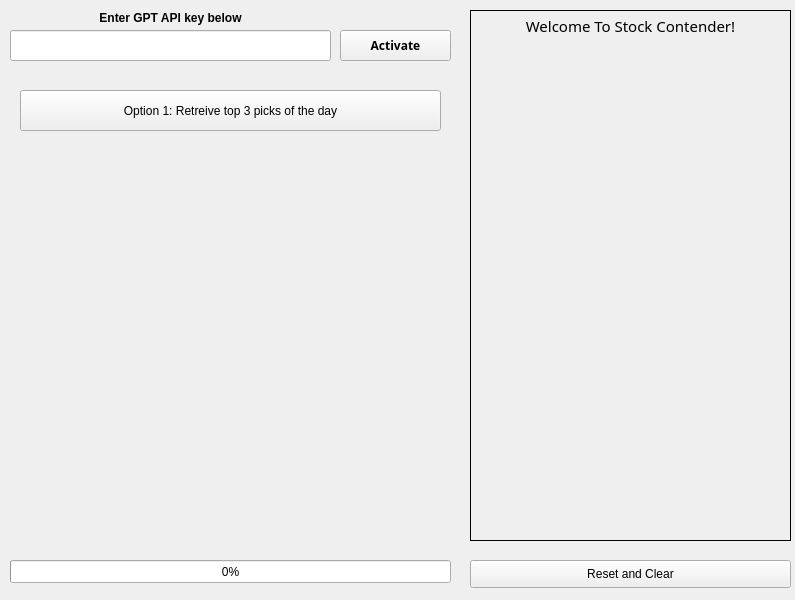
<?xml version="1.0" encoding="UTF-8"?>
<ui version="4.0">
 <class>MainWindow</class>
 <widget class="QMainWindow" name="MainWindow">
  <property name="geometry">
   <rect>
    <x>0</x>
    <y>0</y>
    <width>795</width>
    <height>600</height>
   </rect>
  </property>
  <property name="windowTitle">
   <string>MainWindow</string>
  </property>
  <property name="windowIcon">
   <iconset resource="resources/resources.qrc">
    <normaloff>:/app_icon/icons/app_icon.svg</normaloff>:/app_icon/icons/app_icon.svg</iconset>
  </property>
  <property name="iconSize">
   <size>
    <width>256</width>
    <height>256</height>
   </size>
  </property>
  <widget class="QWidget" name="centralwidget">
   <widget class="QWidget" name="api_input_widget" native="true">
    <property name="geometry">
     <rect>
      <x>0</x>
      <y>0</y>
      <width>461</width>
      <height>71</height>
     </rect>
    </property>
    <widget class="QPushButton" name="pushButton">
     <property name="geometry">
      <rect>
       <x>340</x>
       <y>30</y>
       <width>111</width>
       <height>31</height>
      </rect>
     </property>
     <property name="font">
      <font>
       <family>Myanmar Text</family>
       <weight>75</weight>
       <bold>true</bold>
      </font>
     </property>
     <property name="text">
      <string>Activate</string>
     </property>
    </widget>
    <widget class="QLineEdit" name="lineEdit">
     <property name="geometry">
      <rect>
       <x>10</x>
       <y>30</y>
       <width>321</width>
       <height>31</height>
      </rect>
     </property>
     <property name="alignment">
      <set>Qt::AlignCenter</set>
     </property>
    </widget>
    <widget class="QLabel" name="label">
     <property name="geometry">
      <rect>
       <x>10</x>
       <y>10</y>
       <width>321</width>
       <height>16</height>
      </rect>
     </property>
     <property name="font">
      <font>
       <weight>75</weight>
       <bold>true</bold>
      </font>
     </property>
     <property name="layoutDirection">
      <enum>Qt::LeftToRight</enum>
     </property>
     <property name="text">
      <string>Enter GPT API key below</string>
     </property>
     <property name="alignment">
      <set>Qt::AlignCenter</set>
     </property>
    </widget>
   </widget>
   <widget class="QWidget" name="output_widget" native="true">
    <property name="geometry">
     <rect>
      <x>460</x>
      <y>0</y>
      <width>341</width>
      <height>601</height>
     </rect>
    </property>
    <widget class="QLabel" name="output_label">
     <property name="geometry">
      <rect>
       <x>10</x>
       <y>10</y>
       <width>321</width>
       <height>531</height>
      </rect>
     </property>
     <property name="font">
      <font>
       <family>Yu Gothic Medium</family>
       <pointsize>11</pointsize>
      </font>
     </property>
     <property name="layoutDirection">
      <enum>Qt::LeftToRight</enum>
     </property>
     <property name="frameShape">
      <enum>QFrame::Box</enum>
     </property>
     <property name="frameShadow">
      <enum>QFrame::Plain</enum>
     </property>
     <property name="text">
      <string>Welcome To Stock Contender!</string>
     </property>
     <property name="scaledContents">
      <bool>false</bool>
     </property>
     <property name="alignment">
      <set>Qt::AlignHCenter|Qt::AlignTop</set>
     </property>
     <property name="wordWrap">
      <bool>true</bool>
     </property>
     <property name="textInteractionFlags">
      <set>Qt::LinksAccessibleByMouse|Qt::TextSelectableByMouse</set>
     </property>
    </widget>
    <widget class="QPushButton" name="reset_button">
     <property name="geometry">
      <rect>
       <x>10</x>
       <y>560</y>
       <width>321</width>
       <height>28</height>
      </rect>
     </property>
     <property name="text">
      <string>Reset and Clear</string>
     </property>
    </widget>
   </widget>
   <widget class="QWidget" name="option_picker_widget" native="true">
    <property name="geometry">
     <rect>
      <x>0</x>
      <y>70</y>
      <width>461</width>
      <height>471</height>
     </rect>
    </property>
    <widget class="QPushButton" name="pushButton_2">
     <property name="geometry">
      <rect>
       <x>20</x>
       <y>20</y>
       <width>421</width>
       <height>41</height>
      </rect>
     </property>
     <property name="text">
      <string>Option 1: Retreive top 3 picks of the day</string>
     </property>
    </widget>
   </widget>
   <widget class="QWidget" name="progress_widget" native="true">
    <property name="geometry">
     <rect>
      <x>0</x>
      <y>540</y>
      <width>461</width>
      <height>61</height>
     </rect>
    </property>
    <widget class="QProgressBar" name="progressBar">
     <property name="geometry">
      <rect>
       <x>10</x>
       <y>20</y>
       <width>441</width>
       <height>23</height>
      </rect>
     </property>
     <property name="value">
      <number>0</number>
     </property>
     <property name="orientation">
      <enum>Qt::Horizontal</enum>
     </property>
     <property name="invertedAppearance">
      <bool>false</bool>
     </property>
    </widget>
   </widget>
  </widget>
 </widget>
 <resources>
  <include location="resources/resources.qrc"/>
 </resources>
 <connections/>
</ui>
